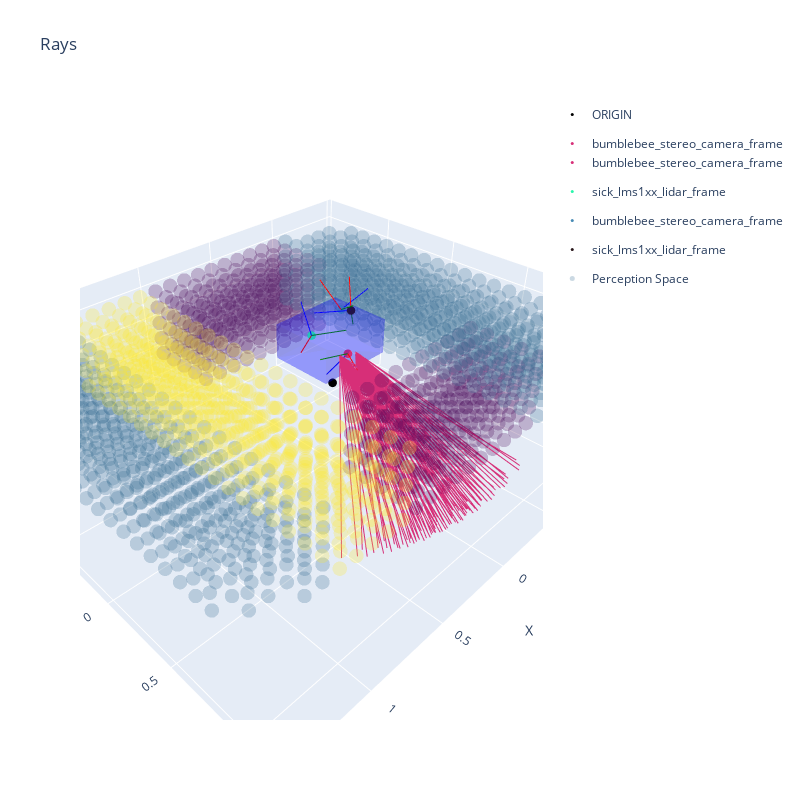

Here is the notebook cell this chart was saved with:
### Code cell
INDEX_TO_PLOT = 2
design_x_fig, design_x_df = plot_plot_design(INDEX_TO_PLOT, sensor_idx_rays=0, max_rays=100)
design_x_df

### Figure 1 — Plotly figure (JSON) as saved in the notebook; plotly's stock layout.template omitted (floating-point values rounded to 4 significant figures; data arrays with more than 128 entries replaced by an {"elided": "..."} marker saying what was removed)
{"data": [{"marker": {"color": "black", "size": 3}, "mode": "markers", "name": "ORIGIN", "type": "scatter3d", "x": [0], "y": [0], "z": [0]}, {"hoverinfo": "text", "legendgroup": "sensor_0", "marker": {"color": "#d72f78", "size": 3}, "mode": "markers", "name": "bumblebee_stereo_camera_frame", "text": ["Translation:<br>  (x=0.08,<br>  y=0.18,<br>  z=0.30)", "Quaternion:<br>  (qw=-0.28,<br>  qx=-0.71,<br>  qy=-0.64,<br>  qz=0.13)"], "type": "scatter3d", "x": [0.08048], "y": [0.1778], "z": [0.2956]}, {"legendgroup": "sensor_0", "line": {"color": "red", "width": 2}, "mode": "lines", "showlegend": false, "type": "scatter3d", "x": [0.08048, 0.1114], "y": [0.1778, 0.342], "z": [0.2956, 0.1857]}, {"legendgroup": "sensor_0", "line": {"color": "green", "width": 2}, "mode": "lines", "showlegend": false, "type": "scatter3d", "x": [0.08048, 0.2751], "y": [0.1778, 0.1716], "z": [0.2956, 0.3411]}, {"legendgroup": "sensor_0", "line": {"color": "blue", "width": 2}, "mode": "lines", "showlegend": false, "type": "scatter3d", "x": [0.08048, 0.1144], "y": [0.1778, 0.06376], "z": [0.2956, 0.1349]}, {"hoverinfo": "text", "legendgroup": "sensor_1", "marker": {"color": "#29f6ab", "size": 3}, "mode": "markers", "name": "sick_lms1xx_lidar_frame", "text": ["Translation:<br>  (x=0.03,<br>  y=-0.13,<br>  z=0.26)", "Quaternion:<br>  (qw=0.96,<br>  qx=0.15,<br>  qy=0.02,<br>  qz=0.25)"], "type": "scatter3d", "x": [0.032], "y": [-0.1312], "z": [0.2576]}, {"legendgroup": "sensor_1", "line": {"color": "red", "width": 2}, "mode": "lines", "showlegend": false, "type": "scatter3d", "x": [0.032, 0.2064], "y": [-0.1312, -0.03365], "z": [0.2576, 0.265]}, {"legendgroup": "sensor_1", "line": {"color": "green", "width": 2}, "mode": "lines", "showlegend": false, "type": "scatter3d", "x": [0.032, -0.06311], "y": [-0.1312, 0.03413], "z": [0.2576, 0.3176]}, {"legendgroup": "sensor_1", "line": {"color": "blue", "width": 2}, "mode": "lines", "showlegend": false, "type": "scatter3d", "x": [0.032, 0.05512], "y": [-0.1312, -0.1872], "z": [0.2576, 0.4482]}, {"hoverinfo": "text", "legendgroup": "sensor_2", "marker": {"color": "#488bb5", "size": 3}, "mode": "markers", "name": "bumblebee_stereo_camera_frame", "text": ["Translation:<br>  (x=-0.19,<br>  y=-0.12,<br>  z=0.34)", "Quaternion:<br>  (qw=0.77,<br>  qx=0.12,<br>  qy=-0.54,<br>  qz=-0.32)"], "type": "scatter3d", "x": [-0.1881], "y": [-0.1223], "z": [0.3355]}, {"legendgroup": "sensor_2", "line": {"color": "red", "width": 2}, "mode": "lines", "showlegend": false, "type": "scatter3d", "x": [-0.1881, -0.1473], "y": [-0.1223, -0.247], "z": [0.3355, 0.4865]}, {"legendgroup": "sensor_2", "line": {"color": "green", "width": 2}, "mode": "lines", "showlegend": false, "type": "scatter3d", "x": [-0.1881, -0.1159], "y": [-0.1223, 0.03064], "z": [0.3355, 0.4424]}, {"legendgroup": "sensor_2", "line": {"color": "blue", "width": 2}, "mode": "lines", "showlegend": false, "type": "scatter3d", "x": [-0.1881, -0.3701], "y": [-0.1223, -0.08954], "z": [0.3355, 0.4117]}, {"hoverinfo": "text", "legendgroup": "sensor_3", "marker": {"color": "#29171b", "size": 3}, "mode": "markers", "name": "sick_lms1xx_lidar_frame", "text": ["Translation:<br>  (x=-0.19,<br>  y=-0.05,<br>  z=0.36)", "Quaternion:<br>  (qw=0.02,<br>  qx=-0.48,<br>  qy=0.56,<br>  qz=-0.67)"], "type": "scatter3d", "x": [-0.1863], "y": [-0.04804], "z": [0.3589]}, {"legendgroup": "sensor_3", "line": {"color": "red", "width": 2}, "mode": "lines", "showlegend": false, "type": "scatter3d", "x": [-0.1863, -0.2923], "y": [-0.04804, -0.162], "z": [0.3589, 0.4844]}, {"legendgroup": "sensor_3", "line": {"color": "green", "width": 2}, "mode": "lines", "showlegend": false, "type": "scatter3d", "x": [-0.1863, -0.2906], "y": [-0.04804, -0.1209], "z": [0.3589, 0.2046]}, {"legendgroup": "sensor_3", "line": {"color": "blue", "width": 2}, "mode": "lines", "showlegend": false, "type": "scatter3d", "x": [-0.1863, -0.05256], "y": [-0.04804, -0.1953], "z": [0.3589, 0.3381]}, {"marker": {"color": {"elided": "1910 float values"}, "colorscale": [[0, "#440154"], [0.1111, "#482878"], [0.2222, "#3e4989"], [0.3333, "#31688e"], [0.4444, "#26828e"], [0.5556, "#1f9e89"], [0.6667, "#35b779"], [0.7778, "#6ece58"], [0.8889, "#b5de2b"], [1, "#fde725"]], "opacity": 0.25, "size": 5}, "mode": "markers", "name": "Perception Space", "type": "scatter3d", "x": {"elided": "1910 float values"}, "y": {"elided": "1910 float values"}, "z": {"elided": "1910 float values"}}, {"color": "blue", "i": [7, 0, 0, 0, 4, 4, 6, 6, 4, 0, 3, 2], "j": [3, 4, 1, 2, 5, 6, 5, 2, 0, 1, 6, 3], "k": [0, 7, 2, 3, 6, 7, 1, 1, 5, 5, 7, 6], "name": "Sensor Pos Constraints", "opacity": 0.2, "showscale": false, "type": "mesh3d", "x": [-0.1996, -0.1996, 0.2404, 0.2404, -0.1996, -0.1996, 0.2404, 0.2404], "y": [-0.18, 0.18, 0.18, -0.18, -0.18, 0.18, 0.18, -0.18], "z": [0.1864, 0.1864, 0.1864, 0.1864, 0.3864, 0.3864, 0.3864, 0.3864]}, {"hoverinfo": "none", "line": {"color": "#d72f78", "width": 2}, "mode": "lines", "showlegend": false, "type": "scatter3d", "x": [0.1389, -0.1487], "y": [0.1759, 1.078], "z": [0.3093, -0.01346]}, {"hoverinfo": "none", "line": {"color": "#d72f78", "width": 2}, "mode": "lines", "showlegend": false, "type": "scatter3d", "x": [0.1389, 0.4028], "y": [0.1759, 1.109], "z": [0.3093, 0.06616]}, {"hoverinfo": "none", "line": {"color": "#d72f78", "width": 2}, "mode": "lines", "showlegend": false, "type": "scatter3d", "x": [0.1389, 0.1931], "y": [0.1759, 1.124], "z": [0.3093, -0.003506]}, {"hoverinfo": "none", "line": {"color": "#d72f78", "width": 2}, "mode": "lines", "showlegend": false, "type": "scatter3d", "x": [0.1389, -0.02364], "y": [0.1759, 1.097], "z": [0.3093, -0.0448]}, {"hoverinfo": "none", "line": {"color": "#d72f78", "width": 2}, "mode": "lines", "showlegend": false, "type": "scatter3d", "x": [0.1389, 0.5263], "y": [0.1759, 1.068], "z": [0.3093, 0.07724]}, {"hoverinfo": "none", "line": {"color": "#d72f78", "width": 2}, "mode": "lines", "showlegend": false, "type": "scatter3d", "x": [0.1389, 0.3229], "y": [0.1759, 1.106], "z": [0.3093, -0.007788]}, {"hoverinfo": "none", "line": {"color": "#d72f78", "width": 2}, "mode": "lines", "showlegend": false, "type": "scatter3d", "x": [0.1389, 0.1061], "y": [0.1759, 1.102], "z": [0.3093, -0.0658]}, {"hoverinfo": "none", "line": {"color": "#d72f78", "width": 2}, "mode": "lines", "showlegend": false, "type": "scatter3d", "x": [0.1389, -0.1123], "y": [0.1759, 1.056], "z": [0.3093, -0.09402]}, {"hoverinfo": "none", "line": {"color": "#d72f78", "width": 2}, "mode": "lines", "showlegend": false, "type": "scatter3d", "x": [0.1389, 0.4509], "y": [0.1759, 1.073], "z": [0.3093, -0.002268]}, {"hoverinfo": "none", "line": {"color": "#d72f78", "width": 2}, "mode": "lines", "showlegend": false, "type": "scatter3d", "x": [0.1389, 0.238], "y": [0.1759, 1.093], "z": [0.3093, -0.07642]}, {"hoverinfo": "none", "line": {"color": "#d72f78", "width": 2}, "mode": "lines", "showlegend": false, "type": "scatter3d", "x": [0.1389, 0.01691], "y": [0.1759, 1.07], "z": [0.3093, -0.1218]}, {"hoverinfo": "none", "line": {"color": "#d72f78", "width": 2}, "mode": "lines", "showlegend": false, "type": "scatter3d", "x": [0.1389, 0.5745], "y": [0.1759, 1.026], "z": [0.3093, 0.0125]}, {"hoverinfo": "none", "line": {"color": "#d72f78", "width": 2}, "mode": "lines", "showlegend": false, "type": "scatter3d", "x": [0.1389, 0.3693], "y": [0.1759, 1.069], "z": [0.3093, -0.07686]}, {"hoverinfo": "none", "line": {"color": "#d72f78", "width": 2}, "mode": "lines", "showlegend": false, "type": "scatter3d", "x": [0.1389, 0.1496], "y": [0.1759, 1.07], "z": [0.3093, -0.139]}, {"hoverinfo": "none", "line": {"color": "#d72f78", "width": 2}, "mode": "lines", "showlegend": false, "type": "scatter3d", "x": [0.1389, -0.07288], "y": [0.1759, 1.027], "z": [0.3093, -0.1711]}, {"hoverinfo": "none", "line": {"color": "#d72f78", "width": 2}, "mode": "lines", "showlegend": false, "type": "scatter3d", "x": [0.1389, 0.4975], "y": [0.1759, 1.03], "z": [0.3093, -0.06759]}, {"hoverinfo": "none", "line": {"color": "#d72f78", "width": 2}, "mode": "lines", "showlegend": false, "type": "scatter3d", "x": [0.1389, 0.2831], "y": [0.1759, 1.055], "z": [0.3093, -0.1458]}, {"hoverinfo": "none", "line": {"color": "#d72f78", "width": 2}, "mode": "lines", "showlegend": false, "type": "scatter3d", "x": [0.1389, 0.05937], "y": [0.1759, 1.036], "z": [0.3093, -0.195]}, {"hoverinfo": "none", "line": {"color": "#d72f78", "width": 2}, "mode": "lines", "showlegend": false, "type": "scatter3d", "x": [0.1389, 0.6197], "y": [0.1759, 0.9761], "z": [0.3093, -0.04929]}, {"hoverinfo": "none", "line": {"color": "#d72f78", "width": 2}, "mode": "lines", "showlegend": false, "type": "scatter3d", "x": [0.1389, 0.4146], "y": [0.1759, 1.024], "z": [0.3093, -0.1424]}, {"hoverinfo": "none", "line": {"color": "#d72f78", "width": 2}, "mode": "lines", "showlegend": false, "type": "scatter3d", "x": [0.1389, 0.1937], "y": [0.1759, 1.03], "z": [0.3093, -0.2083]}, {"hoverinfo": "none", "line": {"color": "#d72f78", "width": 2}, "mode": "lines", "showlegend": false, "type": "scatter3d", "x": [0.1389, -0.031], "y": [0.1759, 0.9915], "z": [0.3093, -0.244]}, {"hoverinfo": "none", "line": {"color": "#d72f78", "width": 2}, "mode": "lines", "showlegend": false, "type": "scatter3d", "x": [0.1389, 0.5416], "y": [0.1759, 0.9793], "z": [0.3093, -0.1295]}, {"hoverinfo": "none", "line": {"color": "#d72f78", "width": 2}, "mode": "lines", "showlegend": false, "type": "scatter3d", "x": [0.1389, 0.3275], "y": [0.1759, 1.009], "z": [0.3093, -0.2111]}, {"hoverinfo": "none", "line": {"color": "#d72f78", "width": 2}, "mode": "lines", "showlegend": false, "type": "scatter3d", "x": [0.1389, 0.103], "y": [0.1759, 0.9946], "z": [0.3093, -0.2639]}, {"hoverinfo": "none", "line": {"color": "#d72f78", "width": 2}, "mode": "lines", "showlegend": false, "type": "scatter3d", "x": [0.1389, 0.6613], "y": [0.1759, 0.9196], "z": [0.3093, -0.1078]}, {"hoverinfo": "none", "line": {"color": "#d72f78", "width": 2}, "mode": "lines", "showlegend": false, "type": "scatter3d", "x": [0.1389, 0.4579], "y": [0.1759, 0.9727], "z": [0.3093, -0.2039]}, {"hoverinfo": "none", "line": {"color": "#d72f78", "width": 2}, "mode": "lines", "showlegend": false, "type": "scatter3d", "x": [0.1389, 0.2377], "y": [0.1759, 0.9828], "z": [0.3093, -0.2731]}, {"hoverinfo": "none", "line": {"color": "#d72f78", "width": 2}, "mode": "lines", "showlegend": false, "type": "scatter3d", "x": [0.1389, 0.01254], "y": [0.1759, 0.9491], "z": [0.3093, -0.3122]}, {"hoverinfo": "none", "line": {"color": "#d72f78", "width": 2}, "mode": "lines", "showlegend": false, "type": "scatter3d", "x": [0.1389, 0.5824], "y": [0.1759, 0.9219], "z": [0.3093, -0.1876]}, {"hoverinfo": "none", "line": {"color": "#d72f78", "width": 2}, "mode": "lines", "showlegend": false, "type": "scatter3d", "x": [0.1389, 0.3704], "y": [0.1759, 0.956], "z": [0.3093, -0.272]}, {"hoverinfo": "none", "line": {"color": "#d72f78", "width": 2}, "mode": "lines", "showlegend": false, "type": "scatter3d", "x": [0.1389, 0.147], "y": [0.1759, 0.9466], "z": [0.3093, -0.328]}, {"hoverinfo": "none", "line": {"color": "#d72f78", "width": 2}, "mode": "lines", "showlegend": false, "type": "scatter3d", "x": [0.1389, -0.07588], "y": [0.1759, 0.8938], "z": [0.3093, -0.353]}, {"hoverinfo": "none", "line": {"color": "#d72f78", "width": 2}, "mode": "lines", "showlegend": false, "type": "scatter3d", "x": [0.1389, 0.4985], "y": [0.1759, 0.9143], "z": [0.3093, -0.2612]}, {"hoverinfo": "none", "line": {"color": "#d72f78", "width": 2}, "mode": "lines", "showlegend": false, "type": "scatter3d", "x": [0.1389, 0.2807], "y": [0.1759, 0.9291], "z": [0.3093, -0.3331]}, {"hoverinfo": "none", "line": {"color": "#d72f78", "width": 2}, "mode": "lines", "showlegend": false, "type": "scatter3d", "x": [0.1389, 0.05696], "y": [0.1759, 0.9003], "z": [0.3093, -0.3753]}, {"hoverinfo": "none", "line": {"color": "#d72f78", "width": 2}, "mode": "lines", "showlegend": false, "type": "scatter3d", "x": [0.1389, 0.6194], "y": [0.1759, 0.8583], "z": [0.3093, -0.2417]}, {"hoverinfo": "none", "line": {"color": "#d72f78", "width": 2}, "mode": "lines", "showlegend": false, "type": "scatter3d", "x": [0.1389, 0.4112], "y": [0.1759, 0.8967], "z": [0.3093, -0.3282]}, {"hoverinfo": "none", "line": {"color": "#d72f78", "width": 2}, "mode": "lines", "showlegend": false, "type": "scatter3d", "x": [0.1389, 0.1905], "y": [0.1759, 0.892], "z": [0.3093, -0.3868]}, {"hoverinfo": "none", "line": {"color": "#d72f78", "width": 2}, "mode": "lines", "showlegend": false, "type": "scatter3d", "x": [0.1389, -0.03059], "y": [0.1759, 0.8444], "z": [0.3093, -0.415]}, {"hoverinfo": "none", "line": {"color": "#d72f78", "width": 2}, "mode": "lines", "showlegend": false, "type": "scatter3d", "x": [0.1389, 0.5357], "y": [0.1759, 0.8498], "z": [0.3093, -0.314]}, {"hoverinfo": "none", "line": {"color": "#d72f78", "width": 2}, "mode": "lines", "showlegend": false, "type": "scatter3d", "x": [0.1389, 0.322], "y": [0.1759, 0.869], "z": [0.3093, -0.388]}, {"hoverinfo": "none", "line": {"color": "#d72f78", "width": 2}, "mode": "lines", "showlegend": false, "type": "scatter3d", "x": [0.1389, 0.1015], "y": [0.1759, 0.8452], "z": [0.3093, -0.4328]}, {"hoverinfo": "none", "line": {"color": "#d72f78", "width": 2}, "mode": "lines", "showlegend": false, "type": "scatter3d", "x": [0.1389, 0.6518], "y": [0.1759, 0.7891], "z": [0.3093, -0.2915]}, {"hoverinfo": "none", "line": {"color": "#d72f78", "width": 2}, "mode": "lines", "showlegend": false, "type": "scatter3d", "x": [0.1389, 0.4489], "y": [0.1759, 0.8314], "z": [0.3093, -0.3794]}, {"hoverinfo": "none", "line": {"color": "#d72f78", "width": 2}, "mode": "lines", "showlegend": false, "type": "scatter3d", "x": [0.1389, 0.2328], "y": [0.1759, 0.8314], "z": [0.3093, -0.4401]}, {"hoverinfo": "none", "line": {"color": "#d72f78", "width": 2}, "mode": "lines", "showlegend": false, "type": "scatter3d", "x": [0.1389, 0.01528], "y": [0.1759, 0.789], "z": [0.3093, -0.471]}, {"hoverinfo": "none", "line": {"color": "#d72f78", "width": 2}, "mode": "lines", "showlegend": false, "type": "scatter3d", "x": [0.1389, 0.5687], "y": [0.1759, 0.7797], "z": [0.3093, -0.3621]}, {"hoverinfo": "none", "line": {"color": "#d72f78", "width": 2}, "mode": "lines", "showlegend": false, "type": "scatter3d", "x": [0.1389, 0.3608], "y": [0.1759, 0.803], "z": [0.3093, -0.4374]}, {"hoverinfo": "none", "line": {"color": "#d72f78", "width": 2}, "mode": "lines", "showlegend": false, "type": "scatter3d", "x": [0.1389, 0.1452], "y": [0.1759, 0.7842], "z": [0.3093, -0.4844]}, {"hoverinfo": "none", "line": {"color": "#d72f78", "width": 2}, "mode": "lines", "showlegend": false, "type": "scatter3d", "x": [0.1389, 0.679], "y": [0.1759, 0.7151], "z": [0.3093, -0.337]}, {"hoverinfo": "none", "line": {"color": "#d72f78", "width": 2}, "mode": "lines", "showlegend": false, "type": "scatter3d", "x": [0.02208, 0.2655], "y": [0.1797, 1.117], "z": [0.282, 0.03196]}, {"hoverinfo": "none", "line": {"color": "#d72f78", "width": 2}, "mode": "lines", "showlegend": false, "type": "scatter3d", "x": [0.02208, 0.05469], "y": [0.1797, 1.128], "z": [0.282, -0.03501]}, {"hoverinfo": "none", "line": {"color": "#d72f78", "width": 2}, "mode": "lines", "showlegend": false, "type": "scatter3d", "x": [0.02208, -0.162], "y": [0.1797, 1.096], "z": [0.282, -0.07336]}, {"hoverinfo": "none", "line": {"color": "#d72f78", "width": 2}, "mode": "lines", "showlegend": false, "type": "scatter3d", "x": [0.02208, 0.39], "y": [0.1797, 1.078], "z": [0.282, 0.04158]}, {"hoverinfo": "none", "line": {"color": "#d72f78", "width": 2}, "mode": "lines", "showlegend": false, "type": "scatter3d", "x": [0.02208, 0.1848], "y": [0.1797, 1.112], "z": [0.282, -0.04093]}, {"hoverinfo": "none", "line": {"color": "#d72f78", "width": 2}, "mode": "lines", "showlegend": false, "type": "scatter3d", "x": [0.02208, -0.03264], "y": [0.1797, 1.104], "z": [0.282, -0.09608]}, {"hoverinfo": "none", "line": {"color": "#d72f78", "width": 2}, "mode": "lines", "showlegend": false, "type": "scatter3d", "x": [0.02208, -0.2506], "y": [0.1797, 1.053], "z": [0.282, -0.1213]}, {"hoverinfo": "none", "line": {"color": "#d72f78", "width": 2}, "mode": "lines", "showlegend": false, "type": "scatter3d", "x": [0.02208, 0.3135], "y": [0.1797, 1.082], "z": [0.282, -0.03696]}, {"hoverinfo": "none", "line": {"color": "#d72f78", "width": 2}, "mode": "lines", "showlegend": false, "type": "scatter3d", "x": [0.02208, 0.09925], "y": [0.1797, 1.097], "z": [0.282, -0.1084]}, {"hoverinfo": "none", "line": {"color": "#d72f78", "width": 2}, "mode": "lines", "showlegend": false, "type": "scatter3d", "x": [0.02208, -0.122], "y": [0.1797, 1.07], "z": [0.282, -0.1508]}, {"hoverinfo": "none", "line": {"color": "#d72f78", "width": 2}, "mode": "lines", "showlegend": false, "type": "scatter3d", "x": [0.02208, 0.438], "y": [0.1797, 1.036], "z": [0.282, -0.02363]}, {"hoverinfo": "none", "line": {"color": "#d72f78", "width": 2}, "mode": "lines", "showlegend": false, "type": "scatter3d", "x": [0.02208, 0.231], "y": [0.1797, 1.075], "z": [0.282, -0.1105]}, {"hoverinfo": "none", "line": {"color": "#d72f78", "width": 2}, "mode": "lines", "showlegend": false, "type": "scatter3d", "x": [0.02208, 0.01049], "y": [0.1797, 1.072], "z": [0.282, -0.1697]}, {"hoverinfo": "none", "line": {"color": "#d72f78", "width": 2}, "mode": "lines", "showlegend": false, "type": "scatter3d", "x": [0.02208, -0.2116], "y": [0.1797, 1.025], "z": [0.282, -0.1987]}, {"hoverinfo": "none", "line": {"color": "#d72f78", "width": 2}, "mode": "lines", "showlegend": false, "type": "scatter3d", "x": [0.02208, 0.3599], "y": [0.1797, 1.039], "z": [0.282, -0.1027]}, {"hoverinfo": "none", "line": {"color": "#d72f78", "width": 2}, "mode": "lines", "showlegend": false, "type": "scatter3d", "x": [0.02208, 0.1441], "y": [0.1797, 1.059], "z": [0.282, -0.1782]}, {"hoverinfo": "none", "line": {"color": "#d72f78", "width": 2}, "mode": "lines", "showlegend": false, "type": "scatter3d", "x": [0.02208, -0.07983], "y": [0.1797, 1.036], "z": [0.282, -0.2244]}, {"hoverinfo": "none", "line": {"color": "#d72f78", "width": 2}, "mode": "lines", "showlegend": false, "type": "scatter3d", "x": [0.02208, 0.4834], "y": [0.1797, 0.9871], "z": [0.282, -0.08582]}, {"hoverinfo": "none", "line": {"color": "#d72f78", "width": 2}, "mode": "lines", "showlegend": false, "type": "scatter3d", "x": [0.02208, 0.2762], "y": [0.1797, 1.031], "z": [0.282, -0.1764]}, {"hoverinfo": "none", "line": {"color": "#d72f78", "width": 2}, "mode": "lines", "showlegend": false, "type": "scatter3d", "x": [0.02208, 0.05443], "y": [0.1797, 1.032], "z": [0.282, -0.2394]}, {"hoverinfo": "none", "line": {"color": "#d72f78", "width": 2}, "mode": "lines", "showlegend": false, "type": "scatter3d", "x": [0.02208, -0.17], "y": [0.1797, 0.9897], "z": [0.282, -0.272]}, {"hoverinfo": "none", "line": {"color": "#d72f78", "width": 2}, "mode": "lines", "showlegend": false, "type": "scatter3d", "x": [0.02208, 0.4041], "y": [0.1797, 0.9885], "z": [0.282, -0.165]}, {"hoverinfo": "none", "line": {"color": "#d72f78", "width": 2}, "mode": "lines", "showlegend": false, "type": "scatter3d", "x": [0.02208, 0.1885], "y": [0.1797, 1.014], "z": [0.282, -0.2439]}, {"hoverinfo": "none", "line": {"color": "#d72f78", "width": 2}, "mode": "lines", "showlegend": false, "type": "scatter3d", "x": [0.02208, -0.03636], "y": [0.1797, 0.9952], "z": [0.282, -0.2937]}, {"hoverinfo": "none", "line": {"color": "#d72f78", "width": 2}, "mode": "lines", "showlegend": false, "type": "scatter3d", "x": [0.02208, 0.5252], "y": [0.1797, 0.9312], "z": [0.282, -0.1447]}, {"hoverinfo": "none", "line": {"color": "#d72f78", "width": 2}, "mode": "lines", "showlegend": false, "type": "scatter3d", "x": [0.02208, 0.3197], "y": [0.1797, 0.9801], "z": [0.282, -0.2383]}, {"hoverinfo": "none", "line": {"color": "#d72f78", "width": 2}, "mode": "lines", "showlegend": false, "type": "scatter3d", "x": [0.02208, 0.09841], "y": [0.1797, 0.9859], "z": [0.282, -0.3046]}, {"hoverinfo": "none", "line": {"color": "#d72f78", "width": 2}, "mode": "lines", "showlegend": false, "type": "scatter3d", "x": [0.02208, -0.1266], "y": [0.1797, 0.9479], "z": [0.282, -0.3407]}, {"hoverinfo": "none", "line": {"color": "#d72f78", "width": 2}, "mode": "lines", "showlegend": false, "type": "scatter3d", "x": [0.02208, 0.4453], "y": [0.1797, 0.9316], "z": [0.282, -0.2234]}, {"hoverinfo": "none", "line": {"color": "#d72f78", "width": 2}, "mode": "lines", "showlegend": false, "type": "scatter3d", "x": [0.02208, 0.2316], "y": [0.1797, 0.9615], "z": [0.282, -0.3052]}, {"hoverinfo": "none", "line": {"color": "#d72f78", "width": 2}, "mode": "lines", "showlegend": false, "type": "scatter3d", "x": [0.02208, 0.007645], "y": [0.1797, 0.9478], "z": [0.282, -0.3582]}, {"hoverinfo": "none", "line": {"color": "#d72f78", "width": 2}, "mode": "lines", "showlegend": false, "type": "scatter3d", "x": [0.02208, 0.5629], "y": [0.1797, 0.869], "z": [0.282, -0.2]}, {"hoverinfo": "none", "line": {"color": "#d72f78", "width": 2}, "mode": "lines", "showlegend": false, "type": "scatter3d", "x": [0.02208, 0.3606], "y": [0.1797, 0.9222], "z": [0.282, -0.2959]}, {"hoverinfo": "none", "line": {"color": "#d72f78", "width": 2}, "mode": "lines", "showlegend": false, "type": "scatter3d", "x": [0.02208, 0.1416], "y": [0.1797, 0.9327], "z": [0.282, -0.365]}, {"hoverinfo": "none", "line": {"color": "#d72f78", "width": 2}, "mode": "lines", "showlegend": false, "type": "scatter3d", "x": [0.02208, -0.08209], "y": [0.1797, 0.8996], "z": [0.282, -0.4042]}, {"hoverinfo": "none", "line": {"color": "#d72f78", "width": 2}, "mode": "lines", "showlegend": false, "type": "scatter3d", "x": [0.02208, 0.4828], "y": [0.1797, 0.8685], "z": [0.282, -0.2777]}, {"hoverinfo": "none", "line": {"color": "#d72f78", "width": 2}, "mode": "lines", "showlegend": false, "type": "scatter3d", "x": [0.02208, 0.2727], "y": [0.1797, 0.9027], "z": [0.282, -0.3617]}, {"hoverinfo": "none", "line": {"color": "#d72f78", "width": 2}, "mode": "lines", "showlegend": false, "type": "scatter3d", "x": [0.02208, 0.05141], "y": [0.1797, 0.8938], "z": [0.282, -0.4174]}, {"hoverinfo": "none", "line": {"color": "#d72f78", "width": 2}, "mode": "lines", "showlegend": false, "type": "scatter3d", "x": [0.02208, -0.1691], "y": [0.1797, 0.8419], "z": [0.282, -0.4425]}, {"hoverinfo": "none", "line": {"color": "#d72f78", "width": 2}, "mode": "lines", "showlegend": false, "type": "scatter3d", "x": [0.02208, 0.3982], "y": [0.1797, 0.8582], "z": [0.282, -0.349]}, {"hoverinfo": "none", "line": {"color": "#d72f78", "width": 2}, "mode": "lines", "showlegend": false, "type": "scatter3d", "x": [0.02208, 0.1833], "y": [0.1797, 0.8732], "z": [0.282, -0.4202]}, {"hoverinfo": "none", "line": {"color": "#d72f78", "width": 2}, "mode": "lines", "showlegend": false, "type": "scatter3d", "x": [0.02208, -0.03734], "y": [0.1797, 0.8451], "z": [0.282, -0.4621]}, {"hoverinfo": "none", "line": {"color": "#d72f78", "width": 2}, "mode": "lines", "showlegend": false, "type": "scatter3d", "x": [0.02208, 0.5158], "y": [0.1797, 0.7997], "z": [0.282, -0.3277]}, {"hoverinfo": "none", "line": {"color": "#d72f78", "width": 2}, "mode": "lines", "showlegend": false, "type": "scatter3d", "x": [0.02208, 0.311], "y": [0.1797, 0.8379], "z": [0.282, -0.4132]}, {"hoverinfo": "none", "line": {"color": "#d72f78", "width": 2}, "mode": "lines", "showlegend": false, "type": "scatter3d", "x": [0.02208, 0.09415], "y": [0.1797, 0.8337], "z": [0.282, -0.471]}, {"hoverinfo": "none", "line": {"color": "#d72f78", "width": 2}, "mode": "lines", "showlegend": false, "type": "scatter3d", "x": [0.02208, -0.1229], "y": [0.1797, 0.7873], "z": [0.282, -0.4989]}, {"hoverinfo": "none", "line": {"color": "#d72f78", "width": 2}, "mode": "lines", "showlegend": false, "type": "scatter3d", "x": [0.02208, 0.4319], "y": [0.1797, 0.7886], "z": [0.282, -0.3972]}, {"hoverinfo": "none", "line": {"color": "#d72f78", "width": 2}, "mode": "lines", "showlegend": false, "type": "scatter3d", "x": [0.02208, 0.2227], "y": [0.1797, 0.8077], "z": [0.282, -0.4698]}, {"hoverinfo": "none", "line": {"color": "#d72f78", "width": 2}, "mode": "lines", "showlegend": false, "type": "scatter3d", "x": [0.02208, 0.006886], "y": [0.1797, 0.7848], "z": [0.282, -0.514]}, {"hoverinfo": "none", "line": {"color": "#d72f78", "width": 2}, "mode": "lines", "showlegend": false, "type": "scatter3d", "x": [0.02208, 0.5437], "y": [0.1797, 0.726], "z": [0.282, -0.3733]}, {"hoverinfo": "text", "legendgroup": "sensor_0", "marker": {"color": "#d72f78", "size": 3}, "mode": "markers", "name": "bumblebee_stereo_camera_frame", "text": ["Translation:<br>  (x=0.08,<br>  y=0.18,<br>  z=0.30)", "Quaternion:<br>  (qw=-0.28,<br>  qx=-0.71,<br>  qy=-0.64,<br>  qz=0.13)"], "type": "scatter3d", "x": [0.08048], "y": [0.1778], "z": [0.2956]}, {"legendgroup": "sensor_0", "line": {"color": "red", "width": 2}, "mode": "lines", "showlegend": false, "type": "scatter3d", "x": [0.08048, 0.1114], "y": [0.1778, 0.342], "z": [0.2956, 0.1857]}, {"legendgroup": "sensor_0", "line": {"color": "green", "width": 2}, "mode": "lines", "showlegend": false, "type": "scatter3d", "x": [0.08048, 0.2751], "y": [0.1778, 0.1716], "z": [0.2956, 0.3411]}, {"legendgroup": "sensor_0", "line": {"color": "blue", "width": 2}, "mode": "lines", "showlegend": false, "type": "scatter3d", "x": [0.08048, 0.1144], "y": [0.1778, 0.06376], "z": [0.2956, 0.1349]}], "layout": {"height": 800, "scene": {"aspectmode": "data", "camera": {"center": {"x": 0, "y": 0, "z": 0}, "eye": {"x": 1.25, "y": 1.25, "z": 1.25}, "up": {"x": 0, "y": 0, "z": 1}}, "xaxis": {"title": {"text": "X"}}, "yaxis": {"title": {"text": "Y"}}, "zaxis": {"title": {"text": "Z"}}}, "title": {"text": "Rays"}, "width": 800}}
